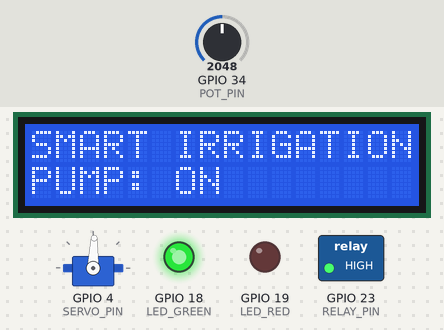
A sketch run on a simulated ESP32. On the bench: 16×2 character LCD, servo, switched loads named in the sketch (green lamp = pin HIGH), output pins drawn as LEDs (lit = HIGH). The test bench sets the inputs (shaded band); at power-on: GPIO 34 (POT_PIN) = 2048. Servo pulses on a pin are drawn as a servo (544–2400 µs = 0–180°); what the sketch prints to the serial monitor is not drawn.

Above: at 2.2 s.
2.3 s: GPIO 34 (POT_PIN) set to 1965
At 3.5 s:
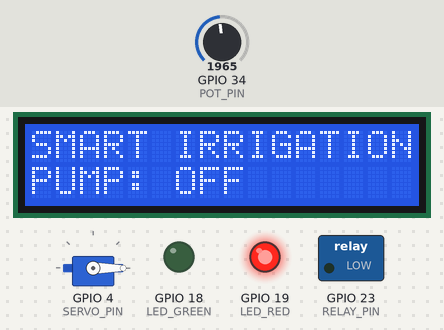
3.8 s: GPIO 34 (POT_PIN) set to 2040
At 4.8 s:
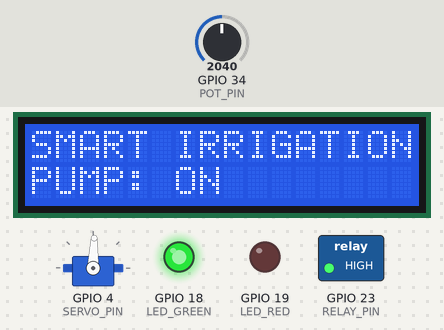
5.3 s: GPIO 34 (POT_PIN) set to 1960
At 6.6 s:
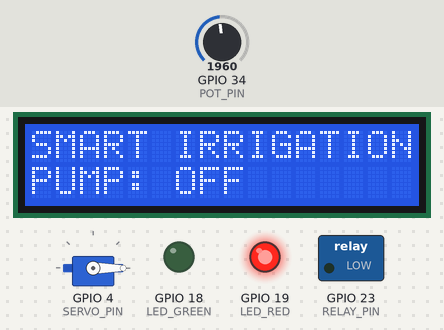
Timing chart, 0 to 8.3 s (numbered marks = the images above; inputs shaded):
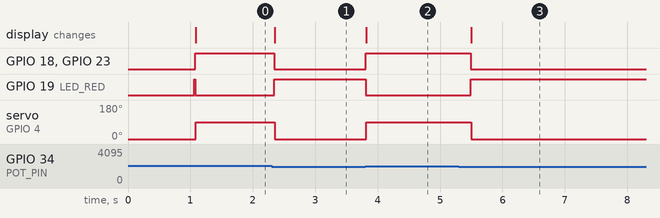

Measured:
- the behaviour switches between 2001 and 2000 on GPIO 34 (POT_PIN) (found by bisection; images 0 and 1)
- after the input at 2.3 s, GPIO 18 (LED_GREEN), GPIO 23 (RELAY_PIN): HIGH → LOW at once; GPIO 19 (LED_RED): LOW → HIGH at once; servo on GPIO 4 (SERVO_PIN): 88° → 0° after 0.05 s; the display: changes after 0.05 s (image 1)
- after the input at 3.8 s, GPIO 18 (LED_GREEN), GPIO 23 (RELAY_PIN): LOW → HIGH at once; GPIO 19 (LED_RED): HIGH → LOW at once; servo on GPIO 4 (SERVO_PIN): 0° → 88° at once; the display: changes at once (image 2)
- after the input at 5.3 s, GPIO 18 (LED_GREEN), GPIO 23 (RELAY_PIN): HIGH → LOW after 0.19 s; GPIO 19 (LED_RED): LOW → HIGH after 0.19 s; servo on GPIO 4 (SERVO_PIN): 88° → 0° after 0.20 s; the display: changes after 0.20 s (image 3)

The sketch:

sketch.ino
```cpp
#include <Wire.h>
#include <LiquidCrystal_I2C.h>

#define POT_PIN 34
#define LED_RED 19
#define LED_GREEN 18
#define RELAY_PIN 23
#define SERVO_PIN 4

#define SERVO_FREQ 50
#define SERVO_RES 16

LiquidCrystal_I2C lcd(0x27, 16, 2);

uint32_t servoDuty(int angle) {
  return map(angle, 0, 180, 1638, 7864);
}

void setup() {
  Serial.begin(115200);
  delay(1000);

  pinMode(LED_RED, OUTPUT);
  pinMode(LED_GREEN, OUTPUT);
  pinMode(RELAY_PIN, OUTPUT);

  ledcAttach(SERVO_PIN, SERVO_FREQ, SERVO_RES);

  Wire.begin(21, 22);
  lcd.init();
  lcd.backlight();

  digitalWrite(LED_RED, HIGH);
  digitalWrite(LED_GREEN, LOW);
  digitalWrite(RELAY_PIN, LOW);

  ledcWrite(SERVO_PIN, servoDuty(0));

  lcd.setCursor(0, 0);
  lcd.print("SMART IRRIGATION");
}

void loop() {
  int potValue = analogRead(POT_PIN);
  Serial.println(potValue);

  if (potValue > 2000) {
    digitalWrite(RELAY_PIN, HIGH);
    digitalWrite(LED_RED, LOW);
    digitalWrite(LED_GREEN, HIGH);
    lcd.setCursor(0, 1);
    lcd.print("PUMP: ON  ");
    ledcWrite(SERVO_PIN, servoDuty(90));
  } else {
    digitalWrite(RELAY_PIN, LOW);
    digitalWrite(LED_RED, HIGH);
    digitalWrite(LED_GREEN, LOW);
    lcd.setCursor(0, 1);
    lcd.print("PUMP: OFF ");
    ledcWrite(SERVO_PIN, servoDuty(0));
  }

  delay(200);
}
```
